Frame 1 (no input): blank canvas, image omitted
Frame 60 (no input): blank canvas, image omitted
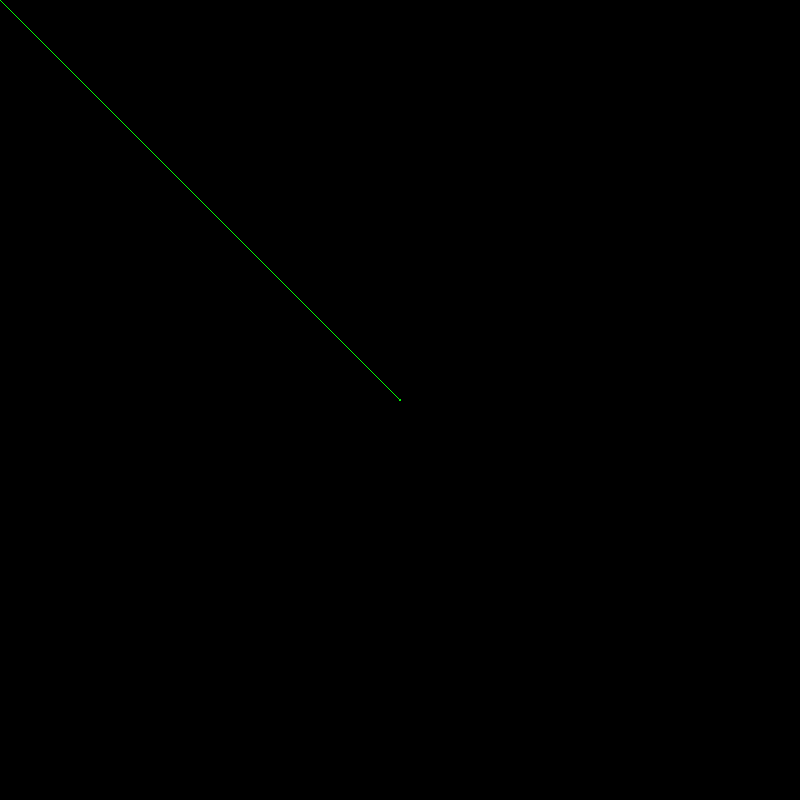
Frame 120 (the mouse pressed at the canvas centre since frame 60)

The p5.js sketch whose frames 1 and 60 were blank and that drew this single picture after the mouse press (run headless with seeded random() and noise() and a simulated clock; from frame 60 on, the mouse is pressed at the canvas centre):

// p5.js sketch
// ── sketch.js
function setup() {
  createCanvas(800, 800);
  background(0);
  //دایره
  //ellipse(300,300,150,150)
  //rect(50,50,200,200)
  // fill(100, 100, 250);
   //stroke(100, 100, 250);
   //مثلث
  // triangle(250, 50, 90, 300, 300, 400)
  //خط
  //line(0,0,300,300);

  //fill(255);
  //strokeWeight(20);
  //نقطه
  //point(400,400);

  // stroke(0);
  // strokeWeight(5);
  //چهارضلعی
  // quad(50, 20, 400, 100, 450, 450, 20, 470)
}

function draw() {
  //background(0);
  //رنگ شکل
  //fill(255);
  //مستطیل
  //rect(mouseX, mouseY, 50, 50)
  //رنگ خط
  stroke(0,255,0);
  //قطر خط و نقطه
  //strokeWeight(5)
  //نقطه چین
  //point(mouseX, mouseY);
  //خط از مرکز
  //line(400, 400, mouseX, mouseY);
  //خط پیوسته
  line(pmouseX, pmouseY, mouseX, mouseY)
  

}
